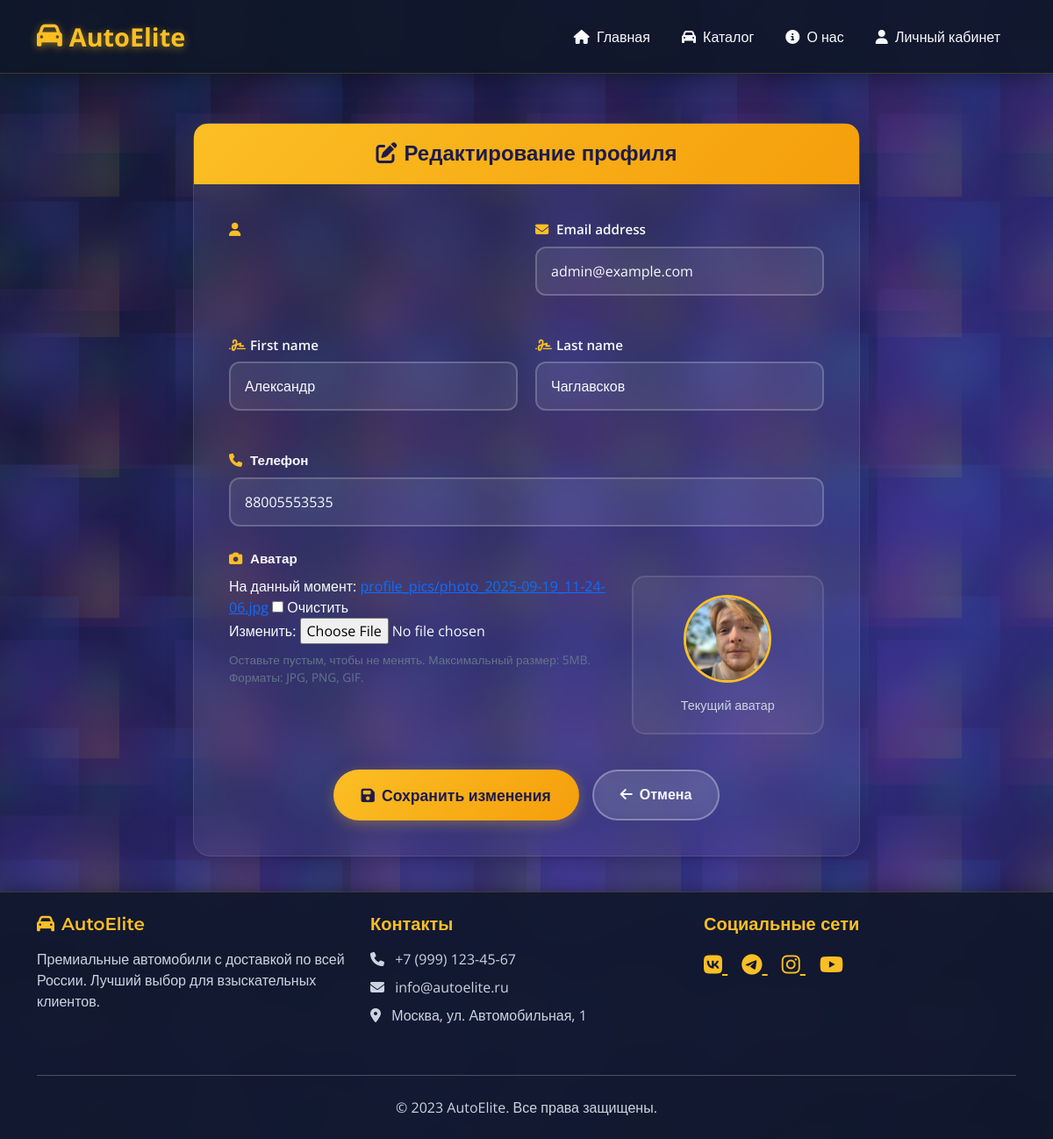
Page /accounts/profile/edit/ (signed in) on the committed database.
### accounts/models.py (models this page shows, shortened)
class CustomUser(AbstractUser):
    ROLE_CHOICES = (
        ('client', 'Клиент'),
        ('manager', 'Менеджер'),
        ('admin', 'Администратор'),
    )
    phone_number = models.CharField(
        max_length=20,
        blank=True,
        verbose_name='Номер телефона'
    )
    role = models.CharField(
        max_length=10,
        choices=ROLE_CHOICES,
        default='client',
        verbose_name='Роль'
    )
    profile_picture = models.ImageField(
        upload_to='profile_pics/',
        blank=True,
        null=True,
        verbose_name='Аватар'
    )
    registration_date = models.DateTimeField(
        auto_now_add=True,
        verbose_name='Дата регистрации',
        editable=False
    )
    department = models.CharField(
        max_length=100,
        blank=True,
        verbose_name='Отдел'
    )
    position = models.CharField(
        max_length=100,
        blank=True,
        verbose_name='Должность'
    )
    class Meta:
        verbose_name = 'Пользователь'
        verbose_name_plural = 'Пользователи'
        ordering = ['-date_joined']

### accounts/views.py (the view)
# urls.py: path('profile/edit/', views.ProfileUpdateView.as_view(), name='profile_edit'),
class ProfileUpdateView(LoginRequiredMixin, UpdateView):
    model = CustomUser
    form_class = UserProfileForm  # Используем обновлённую форму
    template_name = 'accounts/profile_edit.html'
    success_url = reverse_lazy('accounts:profile')
    def get_object(self):
        return self.request.user

### accounts/forms.py
class UserProfileForm(forms.ModelForm):
    phone_number = forms.CharField(
        max_length=20,
        required=False,
        label='Телефон',
        validators=[validate_phone_number],
        widget=forms.TextInput(attrs={
            'class': 'form-control phone-input',
            'placeholder': '+7 (999) 123-45-67'
        })
    )
    class Meta:
        model = CustomUser
        fields = ('first_name', 'last_name', 'email', 'phone_number',
                  'profile_picture', 'department', 'position')
        widgets = {
            'first_name': forms.TextInput(attrs={'class': 'form-control'}),
            'last_name': forms.TextInput(attrs={'class': 'form-control'}),
            'email': forms.EmailInput(attrs={'class': 'form-control'}),
            'department': forms.TextInput(attrs={'class': 'form-control'}),
            'position': forms.TextInput(attrs={'class': 'form-control'}),
        }

### accounts/templates/accounts/profile_edit.html (shortened to what this page needs)
{% extends 'vue_main_base.html' %}
{% block vue_content %}
<div class="container profile-edit-container">
    <div class="profile-edit-card">
        <div class="profile-edit-header">
            <h2><i class="fas fa-edit me-2"></i>Редактирование профиля</h2>
        </div>
        <form method="post" enctype="multipart/form-data">
            <div class="form-row">
                <div class="form-group">
                    <label for="{{ form.username.id_for_label }}" class="form-label">
                        <i class="fas fa-user"></i>{{ form.username.label }}
                    </label>
                </div>
                <div class="form-group">
                    <label for="{{ form.email.id_for_label }}" class="form-label">
                        <i class="fas fa-envelope"></i>{{ form.email.label }}
                    </label>
                    {{ form.email }}
                </div>
            </div>
            <div class="form-row">
                <div class="form-group">
                    <label for="{{ form.first_name.id_for_label }}" class="form-label">
                        <i class="fas fa-signature"></i>{{ form.first_name.label }}
                    </label>
                    {{ form.first_name }}
                </div>
                <div class="form-group">
                    <label for="{{ form.last_name.id_for_label }}" class="form-label">
                        <i class="fas fa-signature"></i>{{ form.last_name.label }}
                    </label>
                    {{ form.last_name }}
                </div>
            </div>
            <div class="form-group">
                <label for="{{ form.phone_number.id_for_label }}" class="form-label">
                    <i class="fas fa-phone"></i>{{ form.phone_number.label }}
                </label>
                {{ form.phone_number }}
            </div>
            <div class="file-upload-section">
                <label for="{{ form.profile_picture.id_for_label }}" class="form-label">
                    <i class="fas fa-camera"></i>{{ form.profile_picture.label }}
                </label>
                <div class="file-upload-row">
                    <div class="form-group">
                        {{ form.profile_picture }}
                        <div class="form-text">
                            Оставьте пустым, чтобы не менять. Максимальный размер: 5MB. Форматы: JPG, PNG, GIF.
                        </div>
                    </div>
                    <div class="current-avatar">
                        {% if user.profile_picture %}
                        <img src="{{ user.profile_picture.url }}" alt="Текущий аватар">
                        <div style="color: #cbd5e1; font-size: 0.9rem;">Текущий аватар</div>
                        {% else %}
                        <div class="avatar-placeholder">
                            <i class="fas fa-user"></i>
                        </div>
                        <div style="color: #cbd5e1; font-size: 0.9rem;">Нет аватара</div>
                        {% endif %}
                    </div>
                </div>
            </div>
            <div class="form-actions">
                <button type="submit" class="btn-save">
                    <i class="fas fa-save me-2"></i>Сохранить изменения
                </button>
                <a href="{% url 'accounts:profile' %}" class="btn-cancel">
                    <i class="fas fa-arrow-left me-2"></i>Отмена
                </a>
            </div>
        </form>
    </div>
</div>
{% endblock %}

### templates/vue_main_base.html (style rules this page uses)
* { margin: 0; padding: 0; box-sizing: border-box; }
body { font-family: 'Open Sans', sans-serif; background: linear-gradient(135deg, #0f172a 0%, #1e1b4b 30%, #312e81 70%, #1e1b4b 100%); background-attachment: fixed; min-height: 100vh; color: #f8fafc; overflow-x: hidden; position: relative; }
body::before { content: ''; position: fixed; top: 0; left: 0; width: 100%; height: 100%; z-index: -1; }
body::after { content: ''; position: fixed; top: 0; left: 0; width: 100%; height: 100%; background: radial-gradient(circle at 20% 30%, rgba(139, 92, 246, 0.15) 0%, transparent 50%), radial-gradient(circle at 80% 20%, rgba(59, 130, 246, 0.12) 0%, transparent 50%), radial-gradient(circle at 40% 80%, rgba(236, 72, 153, 0.1) 0%, transparent 50%), radial-gradient(circle at 60% 60%, rgba(34, 197, 94, 0.08) 0%, transparent 50%), radial-gradient(circle at 90% 90%, rgba(251, 191, 36, 0.11) 0%, transparent 50%); background-size: 200px 200px, 150px 150px, 180px 180px, 120px 120px, 160px 160px; background-position: 20% 30%, 80% 20%, 40% 80%, 60% 60%, 90% 90%; animation: floatBubbles 20s ease-in-out infinite; z-index: -1; }
h1, h2, h3, h4, h5, h6 { font-family: 'Montserrat', sans-serif; font-weight: 600; }

### accounts/templates/accounts/profile_edit.html (style rules this page uses)
.profile-edit-container { max-width: 800px; margin: 0 auto; padding: 40px 20px; }
.profile-edit-card { background: rgba(255, 255, 255, 0.05); backdrop-filter: blur(20px); border: 1px solid rgba(255, 255, 255, 0.1); border-radius: 20px; padding: 40px; box-shadow: 0 8px 32px rgba(0, 0, 0, 0.2); }
.profile-edit-header { background: linear-gradient(135deg, #fbbf24, #f59e0b); color: #1e1b4b; padding: 20px 30px; border-radius: 15px 15px 0 0; margin: -40px -40px 40px -40px; text-align: center; }
.profile-edit-header h2 { margin: 0; font-weight: 700; font-size: 1.5rem; }
.form-row { display: grid; grid-template-columns: 1fr 1fr; gap: 20px; margin-bottom: 20px; }
.form-group { margin-bottom: 25px; }
.form-label { display: block; color: #f8fafc; font-weight: 600; margin-bottom: 8px; font-size: 0.95rem; }
.form-label i { color: #fbbf24; margin-right: 8px; width: 16px; }
.form-control { width: 100%; padding: 14px 16px; background: rgba(255, 255, 255, 0.08); border: 2px solid rgba(255, 255, 255, 0.2); border-radius: 12px; color: #f8fafc; font-size: 1rem; transition: all 0.3s ease; }
.form-control::placeholder { color: #94a3b8; }
.file-upload-section { margin-bottom: 25px; }
.file-upload-row { display: grid; grid-template-columns: 2fr 1fr; gap: 20px; align-items: start; }
.current-avatar { background: rgba(255, 255, 255, 0.05); border: 2px solid rgba(255, 255, 255, 0.1); border-radius: 15px; padding: 20px; text-align: center; }
.current-avatar img { width: 100px; height: 100px; border-radius: 50%; object-fit: cover; border: 3px solid #fbbf24; margin-bottom: 15px; }
.form-text { color: #64748b; font-size: 0.85rem; margin-top: 8px; }
.form-actions { display: flex; gap: 15px; justify-content: center; margin-top: 40px; flex-wrap: wrap; }
.btn-save { background: linear-gradient(135deg, #fbbf24, #f59e0b); color: #1e1b4b; border: none; padding: 16px 32px; border-radius: 50px; font-weight: 600; font-size: 1.1rem; cursor: pointer; transition: all 0.3s ease; box-shadow: 0 4px 15px rgba(251, 191, 36, 0.3); }
.btn-cancel { background: rgba(255, 255, 255, 0.1); color: #f8fafc; border: 2px solid rgba(255, 255, 255, 0.3); padding: 14px 30px; border-radius: 50px; font-weight: 600; text-decoration: none; display: inline-block; transition: all 0.3s ease; backdrop-filter: blur(10px); }

### rows in the picture
CustomUser: email "admin@example.com", first_name "Александр", last_name "Чаглавсков", phone_number "88005553535", profile_picture (picture)
